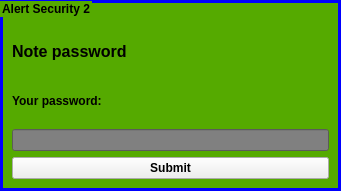
<?xml version="1.0" encoding="UTF-8"?>
<ui version="4.0">
 <class>getpassword</class>
 <widget class="QGroupBox" name="getpassword">
  <property name="geometry">
   <rect>
    <x>0</x>
    <y>0</y>
    <width>341</width>
    <height>191</height>
   </rect>
  </property>
  <property name="windowTitle">
   <string>GroupBox</string>
  </property>
  <widget class="QGroupBox" name="groupBox_2">
   <property name="geometry">
    <rect>
     <x>0</x>
     <y>0</y>
     <width>341</width>
     <height>191</height>
    </rect>
   </property>
   <property name="font">
    <font>
     <bold>true</bold>
    </font>
   </property>
   <property name="styleSheet">
    <string notr="true">#groupBox_2{
	border: 3px solid blue;
	background-color: rgb(85, 170, 0);
}</string>
   </property>
   <property name="title">
    <string>Alert Security 2</string>
   </property>
   <layout class="QVBoxLayout" name="verticalLayout_2">
    <item>
     <widget class="QLabel" name="label_3">
      <property name="sizePolicy">
       <sizepolicy hsizetype="Preferred" vsizetype="Preferred">
        <horstretch>0</horstretch>
        <verstretch>0</verstretch>
       </sizepolicy>
      </property>
      <property name="font">
       <font>
        <pointsize>12</pointsize>
        <bold>true</bold>
       </font>
      </property>
      <property name="styleSheet">
       <string notr="true">#label_3{
background-color: rgb(85, 170, 0);
}</string>
      </property>
      <property name="text">
       <string>Note password</string>
      </property>
     </widget>
    </item>
    <item>
     <widget class="QLabel" name="label_4">
      <property name="font">
       <font>
        <pointsize>9</pointsize>
        <bold>true</bold>
       </font>
      </property>
      <property name="styleSheet">
       <string notr="true">#label_4{
background-color: rgb(85, 170, 0);
}</string>
      </property>
      <property name="text">
       <string>Your password:</string>
      </property>
     </widget>
    </item>
    <item>
     <widget class="QLineEdit" name="password_2">
      <property name="styleSheet">
       <string notr="true">#password_2{
	background-color: gray;
}</string>
      </property>
     </widget>
    </item>
    <item>
     <widget class="QPushButton" name="submitButton_2">
      <property name="font">
       <font>
        <bold>true</bold>
       </font>
      </property>
      <property name="styleSheet">
       <string notr="true">#submitButton_2:hover{
	background-color: pink;
}</string>
      </property>
      <property name="text">
       <string>Submit</string>
      </property>
     </widget>
    </item>
   </layout>
  </widget>
 </widget>
 <resources/>
 <connections/>
</ui>
